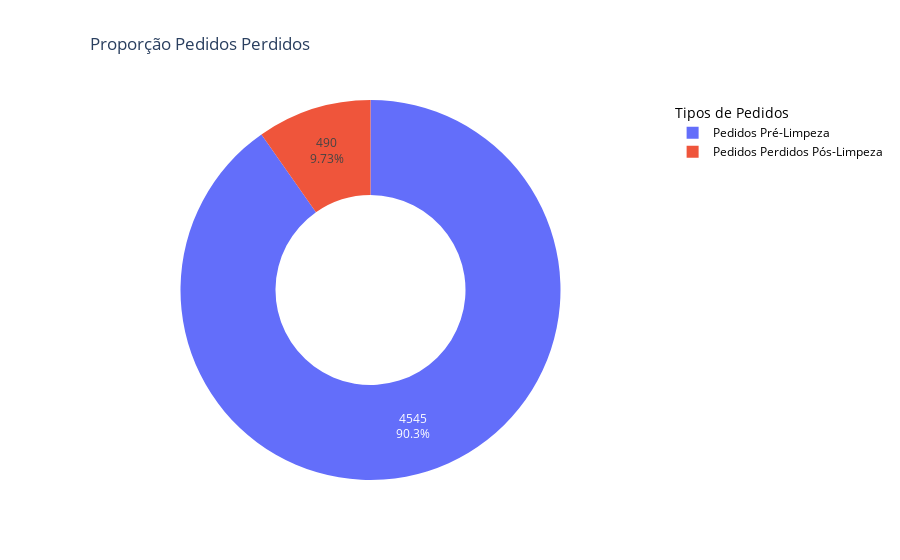

Here is the notebook cell this chart was saved with:
### Code cell
fig = px.pie(df_pie,
             names='labels',
             values='values',
             title='Proporção Pedidos Perdidos',
             hole=0.5)

fig.update_traces(labels=['Pedidos Pré-Limpeza', 'Pedidos Perdidos Pós-Limpeza'])
fig.update_traces(textinfo='percent+value')
fig.update_layout(legend=dict(title='Tipos de Pedidos', font=dict(size=12, color='black')), title_x=0.1) 
fig.show()

### Figure 1 — Plotly figure (JSON) as saved in the notebook; plotly's stock layout.template omitted (floating-point values rounded to 4 significant figures)
{"data": [{"domain": {"x": [0, 1], "y": [0, 1]}, "hole": 0.5, "hovertemplate": "labels=%{label}<br>value=%{value}<extra></extra>", "labels": ["Pedidos Pré-Limpeza", "Pedidos Perdidos Pós-Limpeza"], "legendgroup": "", "name": "", "showlegend": true, "textinfo": "percent+value", "type": "pie", "values": [4545, 490]}], "layout": {"legend": {"font": {"color": "black", "size": 12}, "title": {"text": "Tipos de Pedidos"}, "tracegroupgap": 0}, "title": {"text": "Proporção Pedidos Perdidos", "x": 0.1}}}
